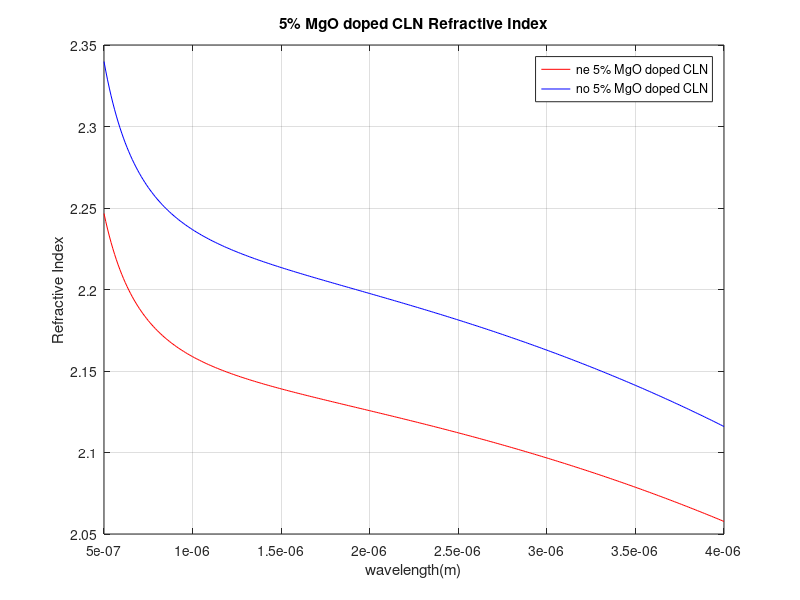

This figure's MATLAB source:
%% no
% a1=5.653;
% a2=0.1185;
% a3=0.2091;
% a4=89.61;
% a5=10.85;
% a6=1.97e-2;
% b1=7.941e-7;
% b2=3.134e-8;
% b3=-4.641e-9;
% b4=-2.188e-6;


%% ne
a1=5.756;
a2=0.0983;
a3=0.2020;
a4=189.32;
a5=12.52;
a6=1.32e-2;
b1=2.860e-6;
b2=4.7e-8;
b3=6.113e-8;
b4=1.516e-4;

T=50;
f=(T-24.5)*(T+570.82);
wavelength=0.5E-6:0.01E-6:4E-6;
neff=sqrt(a1+b1*f+(a2+b2*f)./((wavelength.*1E6).^2-(a3+b3*f)^2)+(a4+b4*f)./((wavelength.*1E6).^2-a5^2)-a6.*((wavelength.*1E6).^2))
figure
plot(wavelength,neff,'r');
grid on;
xlabel('wavelength(m)');
ylabel('Refractive Index');
title('5% MgO doped CLN Refractive Index');
hold on;

a1=5.653;
a2=0.1185;
a3=0.2091;
a4=89.61;
a5=10.85;
a6=1.97e-2;
b1=7.941e-7;
b2=3.134e-8;
b3=-4.641e-9;
b4=-2.188e-6;

T=50;
f=(T-24.5)*(T+570.82);
wavelength=0.5E-6:0.01E-6:4E-6;
neff=sqrt(a1+b1*f+(a2+b2*f)./((wavelength.*1E6).^2-(a3+b3*f)^2)+(a4+b4*f)./((wavelength.*1E6).^2-a5^2)-a6.*((wavelength.*1E6).^2))
plot(wavelength,neff,'b');
legend('ne 5% MgO doped CLN','no 5% MgO doped CLN');